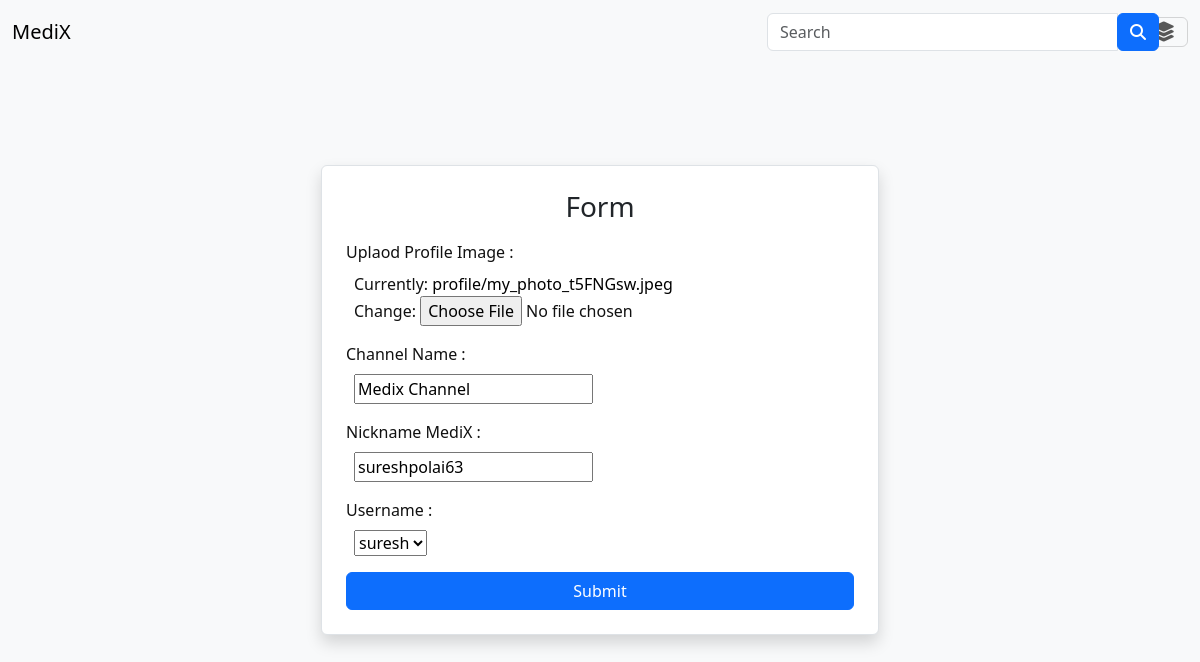
/user-edit-profile/ (signed in), run on an earlier commit of the app's database.
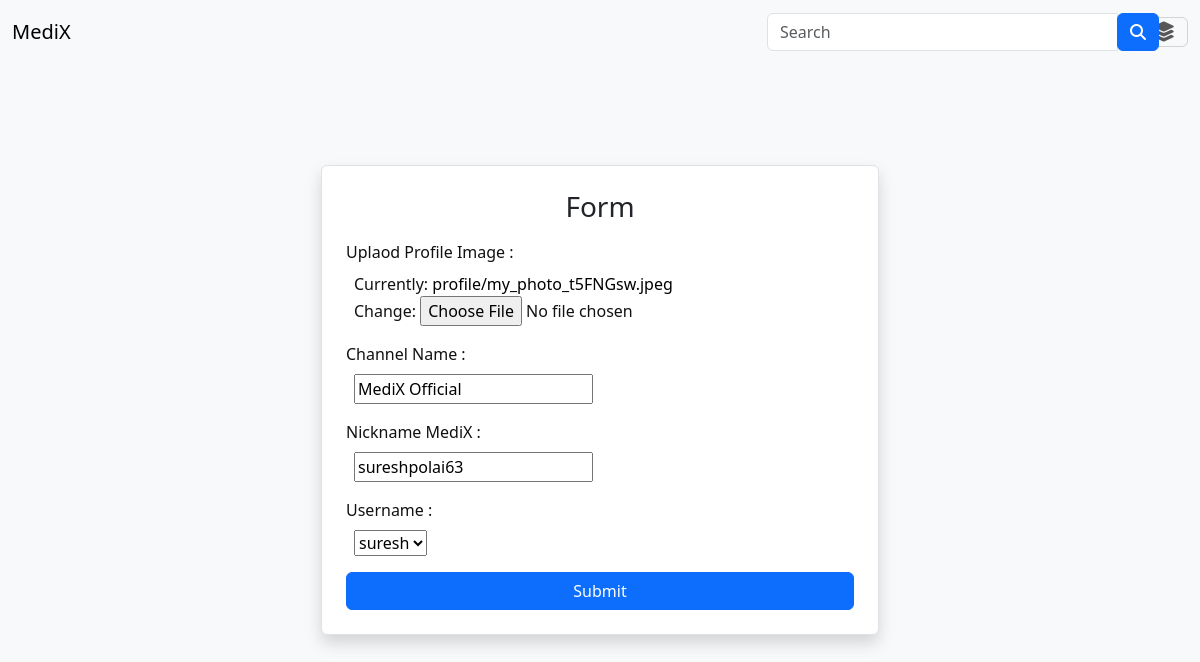
And on a later commit of the database.
### users/models.py (models this page shows, shortened)
class ProfileDetails(models.Model):
    Profile_Image = models.ImageField(default='profile/user_profile.jpg', upload_to='profile/', max_length=2000)
    NamesUser = models.OneToOneField(User, on_delete=models.CASCADE, default='Your Profile')
    Channel_Name = models.CharField(max_length=100, default='MediX User Profile')
    uName = models.CharField(max_length=100, default='yourmedix')

### users/views.py (the view)
# urls.py: path('user-edit-profile/', views.ProfileEdit, name='edit_profile'),
def ProfileEdit(request):
    if request.user.is_authenticated:
        try:
            user_profile = ProfileDetails.objects.get(NamesUser=request.user)
        except ProfileDetails.DoesNotExist:
            user_profile = ProfileDetails(NamesUser=request.user)
        if request.method == 'POST':
            form = ProfileForm(request.POST, request.FILES, instance=user_profile)
            if form.is_valid():
                form.save()
                return redirect('profile')
        else:
            form = ProfileForm(instance=user_profile)  # Pre-fill form with existing data
        context = {'form': form}
        return render(request, 'editProfile.html', context)
    return redirect('login')

### users/forms.py
class ProfileForm(forms.ModelForm):
    class Meta:
        model = ProfileDetails
        fields = ['Profile_Image', 'NamesUser', 'Channel_Name', 'uName']

### templates/editProfile.html (shortened to what this page needs)
{% extends 'base.html' %}
{% block body %}
<div class="container d-flex justify-content-center align-items-center min-vh-100 bg-light">
    <div class="p-4 border rounded shadow bg-white w-50">
        <h2 class="text-center text-dark fs-3">Form</h2>
        <form method="POST" class="mt-3">
                <div class="mb-3">
                    <label for="{{ field.id_for_label }}" class="form-label">Uplaod Profile Image :</label>
                    <div class="d-inline-block ms-2 w-100">{{ form.Profile_Image }}</div>
                </div>
                <div class="mb-3">
                    <label for="{{ field.id_for_label }}" class="form-label">Channel Name :</label>
                    <div class="d-inline-block ms-2 w-100">{{ form.Channel_Name }}</div>
                </div>
                <div class="mb-3">
                    <label for="{{ field.id_for_label }}" class="form-label">Nickname MediX :</label>
                    <div class="d-inline-block ms-2 w-100">{{ form.uName }}</div>
                </div>
                <div class="mb-3">
                    <label for="{{ field.id_for_label }}" class="form-label">Username :</label>
                    <div class="d-inline-block ms-2 w-100">{{ form.NamesUser }}</div>
                </div>
            <button type="submit" class="btn btn-primary w-100">Submit</button>
        </form>
    </div>
</div>
{% endblock %}

What changed in the data, as far as the page shows it:
changed ProfileDetails "sureshpolai63": Channel_Name "Medix Channel" → "MediX Official"
